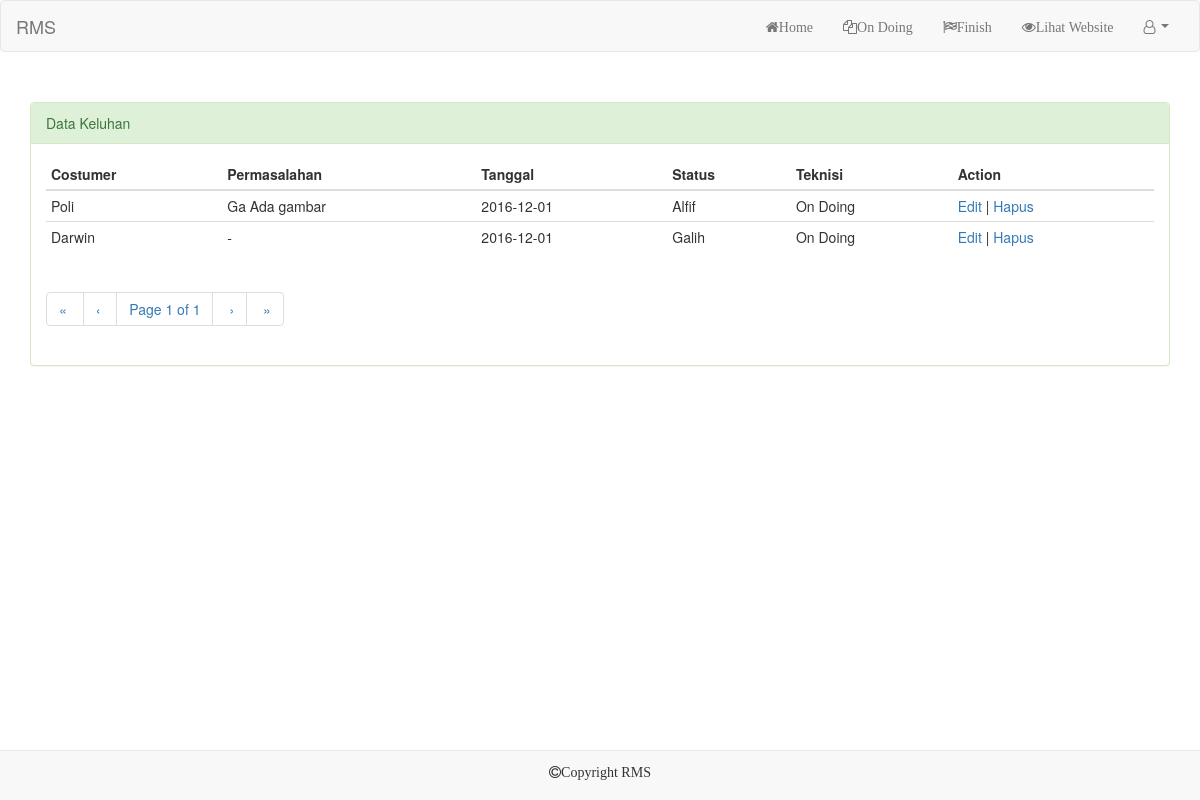
Page /pages/ondoing.php (signed in) on the committed database.
### tables this page shows
CREATE TABLE `keluhan` (
  `id_costumer` int(11) NOT NULL,
  `costumer` varchar(50) NOT NULL,
  `permasalahan` text NOT NULL,
  `tanggal` date NOT NULL,
  `teknisi` enum('-','Alfif','Galih') NOT NULL,
  `status` enum('-','On Doing','Finish') NOT NULL
);

### pages/ondoing.php (the view, shortened to what this page needs)
?><!DOCTYPE html>
<html>
<head>
</head>
<link href="../assets/css/bootstrap.min.css" rel="stylesheet">
<link href="../assets/css/bootstrap.css" rel="stylesheet">
<body>
	<?php include('menu.php'); ?>
	<?php
	include("pagination.php");
	$sql =  "SELECT * FROM keluhan WHERE status='On Doing'";
	$result = mysql_query($sql);
        	$rpp = 2;
        	$reload = "ondoing.php?pagination=true";
        	$page = (isset($_GET['page'])) ? (int)$_GET['page'] : 1;
        	$tcount = mysql_num_rows($result);
        	$tpages = ($tcount) ? ceil($tcount/$rpp) : 1;
        	$count = 0;
        	$i = ($page-1)*$rpp;
        	?>
        	<div class="container" style="margin-top: 50px">
        		<div class="panel panel-success	">
        			<div class="panel-heading">Data Keluhan</div>
        			<div class="panel-body">
        				<table class="table table-condensed">
        					<thead>
        						<tr>
        							<th>Costumer</th>
        							<th>Permasalahan</th>
        							<th>Tanggal</th>
        							<th>Status</th>
        							<th>Teknisi</th>
        							<th>Action</th>
        						</tr>
        					</thead>
        					<tbody>
        						<?php
        						while(($count<$rpp) && ($i<$tcount)) {
        							$data = mysql_fetch_array($result);
        							?>
        							<tr>
        								<?php echo '<td>'.$data['costumer'].'</td>'; ?>
        								<?php echo '<td>'.$data['permasalahan'].'</td>'; ?>
        								<?php echo '<td>'.$data['tanggal'].'</td>'; ?>
        								<?php echo '<td>'.$data['teknisi'].'</td>'; ?>
        								<?php echo '<td>'.$data['status'].'</td>'; ?>
        								<?php echo '<td><a href="edit.php?id='.$data['id_costumer'].'">Edit</a> | <a href="delete.php?id='.$data['id_costumer'].'" onclick="return confirm(\'Yakin?\')">Hapus</a></td>'; ?>
        							</tr>
        							<?php
        							$i++;
        							$count++;
        						}
        						?>
        					</tbody>
        				</table>
        				<div><?php echo paginate_one($reload, $page, $tpages); ?></div>
        			</div>
        		</div>
        	</div>
               <div class="container">
                    <nav class="navbar navbar-default navbar-fixed-bottom"><p
                        style="text-align:center; margin-top: 10px";><i class="fa fa-copyright" aria-hidden="true">Copyright RMS</p></i></nav>
                </div>
        </body>
        </html>

### rows in the picture
keluhan: costumer "Poli", permasalahan "Ga Ada gambar", tanggal "2016-12-01", teknisi "Alfif", status "On Doing"
keluhan: costumer "Darwin", permasalahan "-", tanggal "2016-12-01", teknisi "Galih", status "On Doing"

### other values in the picture
$firstlabel "«"
$prevlabel "‹"
$page "1"
$tpages "1"
$nextlabel "›"
$lastlabel "»"
